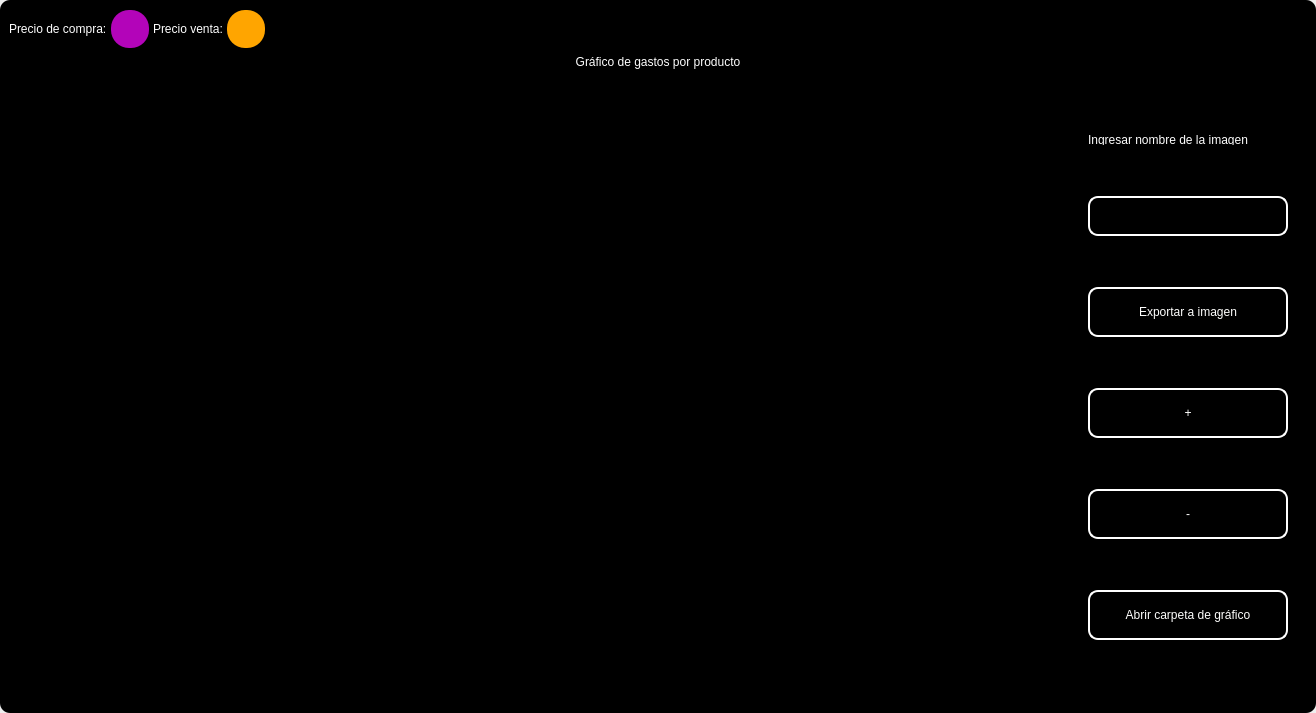
<?xml version="1.0" encoding="UTF-8"?>
<ui version="4.0">
 <class>MainWindow</class>
 <widget class="QMainWindow" name="MainWindow">
  <property name="geometry">
   <rect>
    <x>0</x>
    <y>0</y>
    <width>1316</width>
    <height>713</height>
   </rect>
  </property>
  <property name="windowTitle">
   <string>MainWindow</string>
  </property>
  <property name="styleSheet">
   <string notr="true"/>
  </property>
  <widget class="QWidget" name="centralwidget">
   <property name="styleSheet">
    <string notr="true"/>
   </property>
   <layout class="QVBoxLayout" name="verticalLayout">
    <property name="spacing">
     <number>0</number>
    </property>
    <property name="leftMargin">
     <number>0</number>
    </property>
    <property name="topMargin">
     <number>0</number>
    </property>
    <property name="rightMargin">
     <number>0</number>
    </property>
    <property name="bottomMargin">
     <number>0</number>
    </property>
    <item>
     <widget class="QFrame" name="frame">
      <property name="enabled">
       <bool>true</bool>
      </property>
      <property name="styleSheet">
       <string notr="true">
QFrame {
border-radius:10px;
	background-color: rgb(0, 0, 0);
 }
</string>
      </property>
      <property name="frameShape">
       <enum>QFrame::StyledPanel</enum>
      </property>
      <property name="frameShadow">
       <enum>QFrame::Raised</enum>
      </property>
      <layout class="QVBoxLayout" name="verticalLayout_2">
       <item>
        <widget class="QFrame" name="frame_superior">
         <property name="minimumSize">
          <size>
           <width>0</width>
           <height>40</height>
          </size>
         </property>
         <property name="maximumSize">
          <size>
           <width>16777215</width>
           <height>40</height>
          </size>
         </property>
         <property name="styleSheet">
          <string notr="true">QPushButton{
border-radius:18px;
}

QPushButton:hover{
	background-color: rgb(0, 0, 0);
}
</string>
         </property>
         <property name="frameShape">
          <enum>QFrame::StyledPanel</enum>
         </property>
         <property name="frameShadow">
          <enum>QFrame::Raised</enum>
         </property>
         <layout class="QHBoxLayout" name="horizontalLayout_3">
          <property name="spacing">
           <number>4</number>
          </property>
          <property name="leftMargin">
           <number>0</number>
          </property>
          <property name="topMargin">
           <number>0</number>
          </property>
          <property name="rightMargin">
           <number>0</number>
          </property>
          <property name="bottomMargin">
           <number>0</number>
          </property>
          <item>
           <widget class="QLabel" name="label_3">
            <property name="styleSheet">
             <string notr="true">color: rgb(255, 255, 255);
font: 15pt &quot;MS Shell Dlg 2&quot;;</string>
            </property>
            <property name="text">
             <string>Precio de compra:</string>
            </property>
           </widget>
          </item>
          <item>
           <widget class="QPushButton" name="btn_exit_2">
            <property name="minimumSize">
             <size>
              <width>38</width>
              <height>38</height>
             </size>
            </property>
            <property name="maximumSize">
             <size>
              <width>38</width>
              <height>38</height>
             </size>
            </property>
            <property name="cursor">
             <cursorShape>ArrowCursor</cursorShape>
            </property>
            <property name="styleSheet">
             <string notr="true">background-color: #b304b9;</string>
            </property>
            <property name="text">
             <string/>
            </property>
            <property name="iconSize">
             <size>
              <width>35</width>
              <height>35</height>
             </size>
            </property>
           </widget>
          </item>
          <item>
           <widget class="QLabel" name="label_4">
            <property name="styleSheet">
             <string notr="true">color: rgb(255, 255, 255);
font: 15pt &quot;MS Shell Dlg 2&quot;;</string>
            </property>
            <property name="text">
             <string>Precio venta:</string>
            </property>
           </widget>
          </item>
          <item>
           <widget class="QPushButton" name="btn_exit_3">
            <property name="minimumSize">
             <size>
              <width>38</width>
              <height>38</height>
             </size>
            </property>
            <property name="maximumSize">
             <size>
              <width>38</width>
              <height>38</height>
             </size>
            </property>
            <property name="cursor">
             <cursorShape>ArrowCursor</cursorShape>
            </property>
            <property name="styleSheet">
             <string notr="true">background-color: #FFA500;</string>
            </property>
            <property name="text">
             <string/>
            </property>
            <property name="iconSize">
             <size>
              <width>35</width>
              <height>35</height>
             </size>
            </property>
           </widget>
          </item>
          <item>
           <spacer name="horizontalSpacer_2">
            <property name="orientation">
             <enum>Qt::Horizontal</enum>
            </property>
            <property name="sizeHint" stdset="0">
             <size>
              <width>443</width>
              <height>20</height>
             </size>
            </property>
           </spacer>
          </item>
          <item>
           <widget class="QPushButton" name="btn_exit">
            <property name="minimumSize">
             <size>
              <width>38</width>
              <height>38</height>
             </size>
            </property>
            <property name="maximumSize">
             <size>
              <width>38</width>
              <height>38</height>
             </size>
            </property>
            <property name="cursor">
             <cursorShape>PointingHandCursor</cursorShape>
            </property>
            <property name="text">
             <string/>
            </property>
            <property name="iconSize">
             <size>
              <width>35</width>
              <height>35</height>
             </size>
            </property>
           </widget>
          </item>
          <item>
           <widget class="QPushButton" name="bt_minimizar">
            <property name="minimumSize">
             <size>
              <width>38</width>
              <height>38</height>
             </size>
            </property>
            <property name="maximumSize">
             <size>
              <width>38</width>
              <height>38</height>
             </size>
            </property>
            <property name="cursor">
             <cursorShape>PointingHandCursor</cursorShape>
            </property>
            <property name="text">
             <string/>
            </property>
            <property name="icon">
             <iconset>
              <normaloff>image/minus.svg</normaloff>image/minus.svg</iconset>
            </property>
            <property name="iconSize">
             <size>
              <width>38</width>
              <height>38</height>
             </size>
            </property>
           </widget>
          </item>
          <item>
           <widget class="QPushButton" name="bt_maximizar">
            <property name="minimumSize">
             <size>
              <width>38</width>
              <height>38</height>
             </size>
            </property>
            <property name="maximumSize">
             <size>
              <width>38</width>
              <height>38</height>
             </size>
            </property>
            <property name="cursor">
             <cursorShape>PointingHandCursor</cursorShape>
            </property>
            <property name="text">
             <string/>
            </property>
            <property name="icon">
             <iconset>
              <normaloff>image/chevron-up.svg</normaloff>image/chevron-up.svg</iconset>
            </property>
            <property name="iconSize">
             <size>
              <width>38</width>
              <height>38</height>
             </size>
            </property>
           </widget>
          </item>
          <item>
           <widget class="QPushButton" name="bt_restaurar">
            <property name="minimumSize">
             <size>
              <width>38</width>
              <height>38</height>
             </size>
            </property>
            <property name="maximumSize">
             <size>
              <width>38</width>
              <height>38</height>
             </size>
            </property>
            <property name="cursor">
             <cursorShape>PointingHandCursor</cursorShape>
            </property>
            <property name="text">
             <string/>
            </property>
            <property name="icon">
             <iconset>
              <normaloff>image/chevron-down.svg</normaloff>image/chevron-down.svg</iconset>
            </property>
            <property name="iconSize">
             <size>
              <width>38</width>
              <height>38</height>
             </size>
            </property>
           </widget>
          </item>
          <item>
           <widget class="QPushButton" name="bt_cerrar">
            <property name="minimumSize">
             <size>
              <width>38</width>
              <height>38</height>
             </size>
            </property>
            <property name="maximumSize">
             <size>
              <width>38</width>
              <height>38</height>
             </size>
            </property>
            <property name="cursor">
             <cursorShape>PointingHandCursor</cursorShape>
            </property>
            <property name="text">
             <string/>
            </property>
            <property name="icon">
             <iconset>
              <normaloff>image/x.svg</normaloff>image/x.svg</iconset>
            </property>
            <property name="iconSize">
             <size>
              <width>38</width>
              <height>38</height>
             </size>
            </property>
           </widget>
          </item>
         </layout>
        </widget>
       </item>
       <item>
        <widget class="QLabel" name="label">
         <property name="styleSheet">
          <string notr="true">font: 30pt &quot;MS Shell Dlg 2&quot;;
color: rgb(255, 255, 255);</string>
         </property>
         <property name="text">
          <string>Gráfico de gastos por producto</string>
         </property>
         <property name="alignment">
          <set>Qt::AlignCenter</set>
         </property>
        </widget>
       </item>
       <item>
        <widget class="QFrame" name="frame_3">
         <property name="minimumSize">
          <size>
           <width>0</width>
           <height>0</height>
          </size>
         </property>
         <property name="frameShape">
          <enum>QFrame::StyledPanel</enum>
         </property>
         <property name="frameShadow">
          <enum>QFrame::Raised</enum>
         </property>
         <layout class="QHBoxLayout" name="horizontalLayout_4">
          <property name="leftMargin">
           <number>9</number>
          </property>
          <property name="topMargin">
           <number>9</number>
          </property>
          <property name="rightMargin">
           <number>9</number>
          </property>
          <item>
           <widget class="QGraphicsView" name="graphics_view">
            <property name="dragMode">
             <enum>QGraphicsView::NoDrag</enum>
            </property>
            <property name="transformationAnchor">
             <enum>QGraphicsView::NoAnchor</enum>
            </property>
           </widget>
          </item>
          <item>
           <layout class="QVBoxLayout" name="verticalLayout_4">
            <property name="spacing">
             <number>10</number>
            </property>
            <property name="sizeConstraint">
             <enum>QLayout::SetDefaultConstraint</enum>
            </property>
            <property name="leftMargin">
             <number>10</number>
            </property>
            <property name="topMargin">
             <number>10</number>
            </property>
            <property name="rightMargin">
             <number>10</number>
            </property>
            <property name="bottomMargin">
             <number>10</number>
            </property>
            <item>
             <widget class="QLabel" name="label_2">
              <property name="minimumSize">
               <size>
                <width>10</width>
                <height>10</height>
               </size>
              </property>
              <property name="maximumSize">
               <size>
                <width>500</width>
                <height>10</height>
               </size>
              </property>
              <property name="styleSheet">
               <string notr="true">color: rgb(255, 255, 255);
font: 10pt &quot;MS Shell Dlg 2&quot;;</string>
              </property>
              <property name="text">
               <string>Ingresar nombre de la imagen</string>
              </property>
             </widget>
            </item>
            <item>
             <widget class="QLineEdit" name="name_imagetxt">
              <property name="sizePolicy">
               <sizepolicy hsizetype="Fixed" vsizetype="Fixed">
                <horstretch>0</horstretch>
                <verstretch>0</verstretch>
               </sizepolicy>
              </property>
              <property name="minimumSize">
               <size>
                <width>200</width>
                <height>35</height>
               </size>
              </property>
              <property name="maximumSize">
               <size>
                <width>150</width>
                <height>40</height>
               </size>
              </property>
              <property name="styleSheet">
               <string notr="true">QLabel {
	color: rgb(255, 255, 254);
	font: 12pt &quot;Arial&quot;;
	background-color: rgba(0, 0, 0,0);
}

QTextEdit{
background-color: rgba(0, 0, 0,0);
border-radius:10px; 
font: 12pt &quot;Arial&quot;;
color: rgb(255, 255, 254);
border: 2px solid  rgb(255, 255, 255);

}

QTextEdit:hover{
background-color: rgba(0, 0, 0,0);
border-radius:10px; 
font: 12pt &quot;Arial&quot;;
border: 2px solid  rgb(120, 0, 171);
}

QTextEdit:focus{
background-color: rgb(0, 0, 0);
border-radius:10px; 
font: 12pt &quot;Arial&quot;;
border: 2px solid rgb(120, 0, 171);
}

QLineEdit{
background-color: rgba(0, 0, 0,0);
border-radius:10px; 
font: 12pt &quot;Arial&quot;;
color: rgb(255, 255, 254);
border: 2px solid  rgb(255, 255, 255);

}

QLineEdit:hover{
background-color: rgba(0, 0, 0,0);
border-radius:10px; 
font: 12pt &quot;Arial&quot;;
border: 2px solid  rgb(120, 0, 171);
}

QLineEdit:focus{
background-color: rgb(0, 0, 0);
border-radius:10px; 
font: 12pt &quot;Arial&quot;;
border: 2px solid rgb(120, 0, 171);
}

QCheckBox{
	font: 12pt &quot;Arial&quot;;
	color: rgb(255, 255, 255);
}

QCheckBox::indicator {
    width: 18px;
    height:18px;
}

QCheckBox::indicator:unchecked {
   background-image: url(image/square.svg);
}

QCheckBox::indicator:checked {
   background-image: url(image/check-square.svg);
}

QPushButton{
border-radius:10px; 
font: 12pt &quot;Arial&quot;;
color: rgb(255, 255, 254);
border: 2px solid #ffffff;
}

QPushButton:hover{
border-radius:10px; 
font: 12pt &quot;Arial&quot;;
color: rgb(255, 255, 255);
border: 2px solid rgb(120, 0, 171);
	background-color: rgb(120, 0, 171);
}
</string>
              </property>
              <property name="alignment">
               <set>Qt::AlignLeading|Qt::AlignLeft|Qt::AlignVCenter</set>
              </property>
             </widget>
            </item>
            <item>
             <widget class="QPushButton" name="btn_export_image">
              <property name="minimumSize">
               <size>
                <width>50</width>
                <height>40</height>
               </size>
              </property>
              <property name="maximumSize">
               <size>
                <width>300</width>
                <height>50</height>
               </size>
              </property>
              <property name="cursor">
               <cursorShape>PointingHandCursor</cursorShape>
              </property>
              <property name="styleSheet">
               <string notr="true">QPushButton{
border-radius:10px; 
font: 12pt &quot;Arial&quot;;
color: rgb(255, 255, 254);
border: 2px solid #ffffff;
}

QPushButton:hover{
border-radius:10px; 
font: 12pt &quot;Arial&quot;;
color: rgb(255, 255, 255);
border: 2px solid rgb(120, 0, 171);
	background-color: rgb(120, 0, 171);
}</string>
              </property>
              <property name="text">
               <string>Exportar a imagen</string>
              </property>
              <property name="iconSize">
               <size>
                <width>35</width>
                <height>35</height>
               </size>
              </property>
             </widget>
            </item>
            <item>
             <widget class="QPushButton" name="zoom_in_button">
              <property name="minimumSize">
               <size>
                <width>0</width>
                <height>40</height>
               </size>
              </property>
              <property name="maximumSize">
               <size>
                <width>300</width>
                <height>50</height>
               </size>
              </property>
              <property name="cursor">
               <cursorShape>PointingHandCursor</cursorShape>
              </property>
              <property name="styleSheet">
               <string notr="true">QPushButton{
border-radius:10px; 
font: 20pt &quot;Arial&quot;;
color: rgb(255, 255, 254);
border: 2px solid #ffffff;
}

QPushButton:hover{
border-radius:10px; 
font: 12pt &quot;Arial&quot;;
color: rgb(255, 255, 255);
border: 2px solid rgb(120, 0, 171);
	background-color: rgb(120, 0, 171);
}</string>
              </property>
              <property name="text">
               <string>+</string>
              </property>
              <property name="iconSize">
               <size>
                <width>35</width>
                <height>35</height>
               </size>
              </property>
             </widget>
            </item>
            <item>
             <widget class="QPushButton" name="zoom_out_button">
              <property name="minimumSize">
               <size>
                <width>0</width>
                <height>40</height>
               </size>
              </property>
              <property name="maximumSize">
               <size>
                <width>300</width>
                <height>50</height>
               </size>
              </property>
              <property name="cursor">
               <cursorShape>PointingHandCursor</cursorShape>
              </property>
              <property name="styleSheet">
               <string notr="true">QPushButton{
border-radius:10px; 
font: 20pt &quot;Arial&quot;;
color: rgb(255, 255, 254);
border: 2px solid #ffffff;
}

QPushButton:hover{
border-radius:10px; 
font: 12pt &quot;Arial&quot;;
color: rgb(255, 255, 255);
border: 2px solid rgb(120, 0, 171);
	background-color: rgb(120, 0, 171);
}</string>
              </property>
              <property name="text">
               <string>-</string>
              </property>
              <property name="iconSize">
               <size>
                <width>35</width>
                <height>35</height>
               </size>
              </property>
             </widget>
            </item>
            <item>
             <widget class="QPushButton" name="open_explore_file">
              <property name="minimumSize">
               <size>
                <width>0</width>
                <height>40</height>
               </size>
              </property>
              <property name="maximumSize">
               <size>
                <width>300</width>
                <height>50</height>
               </size>
              </property>
              <property name="cursor">
               <cursorShape>PointingHandCursor</cursorShape>
              </property>
              <property name="styleSheet">
               <string notr="true">QPushButton{
border-radius:10px; 
font: 12pt &quot;Arial&quot;;
color: rgb(255, 255, 254);
border: 2px solid #ffffff;
}

QPushButton:hover{
border-radius:10px; 
font: 12pt &quot;Arial&quot;;
color: rgb(255, 255, 255);
border: 2px solid rgb(120, 0, 171);
	background-color: rgb(120, 0, 171);
}</string>
              </property>
              <property name="text">
               <string>Abrir carpeta de gráfico</string>
              </property>
              <property name="iconSize">
               <size>
                <width>35</width>
                <height>35</height>
               </size>
              </property>
             </widget>
            </item>
           </layout>
          </item>
         </layout>
        </widget>
       </item>
      </layout>
     </widget>
    </item>
   </layout>
  </widget>
 </widget>
 <resources/>
 <connections/>
</ui>
